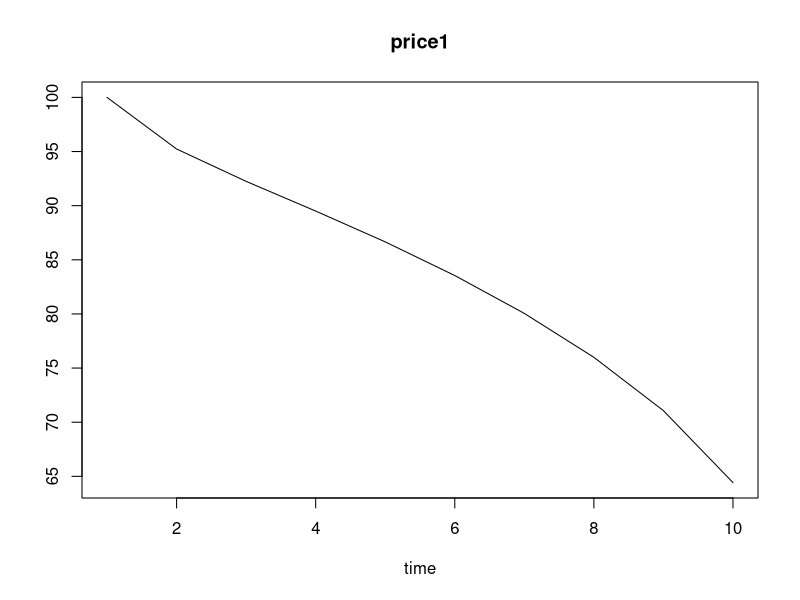

R code for this plot:
library(deSolve)

priceInit = c(price1 = 100)
times = seq(1, 10, by = 1)

de = function(t, priceInit, pars){
  with(as.list(c(pars, priceInit)),{
    
    denominator = 1/(maxDiscount - minDiscount)
    expdistr = 1 - exp(-arrivalTime*t)
    undist = (currentPrice - price1 - minDiscount)
    rightPart = undist*denominator*expdistr - price1*denominator*expdistr
    
    leftPart = fixedCosts - price1*undist*denominator*arrivalTime*exp(-arrivalTime*t)
      
    dp = leftPart/rightPart
    
    return(list(dp))
  })
}

pars = c(currentPrice = 100.0, 
         minDiscount = 0.0,
         maxDiscount = 50.0,
         arrivalTime = 0.4,
         fixedCosts = 5)
out = ode(y = priceInit, times = times, func = de, parms = pars)
plot(out, times)
